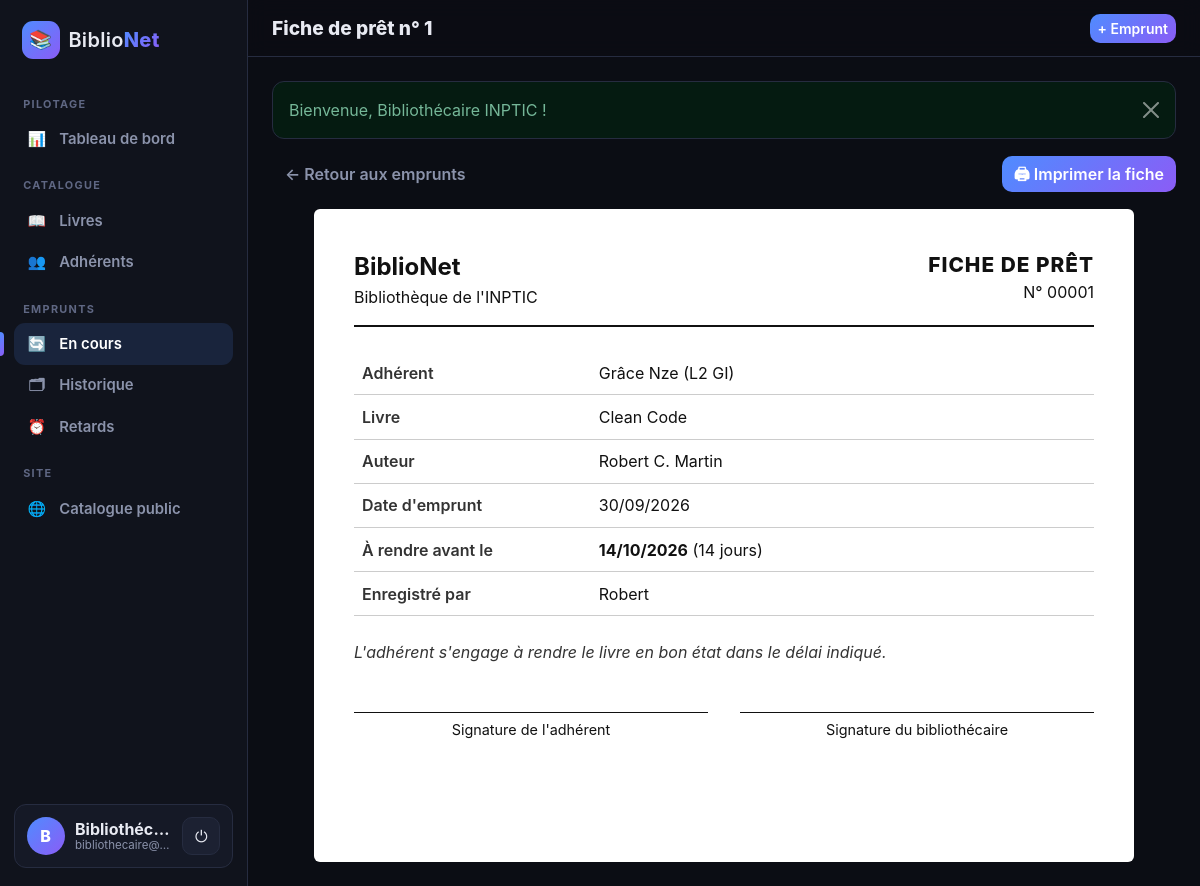
Page /emprunts/fiche/1 (signed in) on the committed database.
### tables this page shows
CREATE TABLE emprunts (
    id            INT UNSIGNED NOT NULL AUTO_INCREMENT,
    livre_id      INT UNSIGNED NOT NULL,
    adherent_id   INT UNSIGNED NOT NULL,
    date_emprunt  DATE NOT NULL,
    date_retour   DATE NULL DEFAULT NULL,
    user_id         INT UNSIGNED NULL DEFAULT NULL,
    retour_user_id  INT UNSIGNED NULL DEFAULT NULL,
    PRIMARY KEY (id),
    KEY idx_emprunts_retour (date_retour),
    CONSTRAINT fk_emprunts_livre    FOREIGN KEY (livre_id)    REFERENCES livres (id),
    CONSTRAINT fk_emprunts_adherent FOREIGN KEY (adherent_id) REFERENCES adherents (id),
    CONSTRAINT fk_emprunts_user     FOREIGN KEY (user_id)        REFERENCES users (id) ON DELETE SET NULL,
    CONSTRAINT fk_emprunts_retour   FOREIGN KEY (retour_user_id) REFERENCES users (id) ON DELETE SET NULL
);

CREATE TABLE adherents (
    id         INT UNSIGNED NOT NULL AUTO_INCREMENT,
    nom        VARCHAR(80) NOT NULL,
    prenom     VARCHAR(80) NOT NULL,
    classe     VARCHAR(50) NOT NULL,
    telephone  VARCHAR(30) NULL,
    PRIMARY KEY (id)
);

CREATE TABLE livres (
    id              INT UNSIGNED NOT NULL AUTO_INCREMENT,
    titre           VARCHAR(255) NOT NULL,
    auteur          VARCHAR(150) NOT NULL,
    categorie       VARCHAR(100) NOT NULL,
    annee           SMALLINT UNSIGNED NOT NULL,
    nb_exemplaires  INT NOT NULL DEFAULT 1,
    PRIMARY KEY (id),
    KEY idx_livres_titre (titre),
    KEY idx_livres_auteur (auteur)
);

CREATE TABLE users (
    id        INT UNSIGNED NOT NULL AUTO_INCREMENT,
    nom       VARCHAR(100) NOT NULL,
    email     VARCHAR(150) NOT NULL,
    password  VARCHAR(255) NOT NULL,
    PRIMARY KEY (id),
    UNIQUE KEY uq_users_email (email)
);

### app/core/Controller.php (called while the page is built, shortened)
<?php
class Controller
{
    protected function render(string $view, array $data = []): void
    {
        extract($data, EXTR_SKIP);
        require APP_PATH . '/views/' . $view . '.php';
        require APP_PATH . '/views/layouts/main.php';
    }
}

### app/controllers/EmpruntController.php (called while the page is built, shortened)
<?php
class EmpruntController extends Controller
{
    public function fiche(string $id = ''): void
    {
        $emprunt = Emprunt::find((int) $id);
        $limite = (new DateTime($emprunt['date_emprunt']))->modify('+' . Emprunt::JOURS_MAX . ' days');
        $this->render('emprunts/fiche', [
            'title'   => 'Fiche de prêt n° ' . $emprunt['id'],
            'emprunt' => $emprunt,
            'limite'  => $limite,
        ]);
    }
}

### app/core/Router.php (called while the page is built, shortened)
<?php
class Router
{
    public function dispatch(): void
    {
        $segments = request_segments();
        $name   = strtolower($segments[0] ?? 'catalogue');
        $action = strtolower($segments[1] ?? 'index');
        $params = array_slice($segments, 2);
        $class = self::ROUTES[$name];
        $method = new ReflectionMethod($class, $action);
        $params = array_slice($params, 0, $method->getNumberOfParameters());
        $method->invokeArgs(new $class(), $params);
    }
}

### public/index.php (called while the page is built, shortened)
<?php
$config = require ROOT_PATH . '/config/config.php';
$production = $config['env'] === 'production';
spl_autoload_register(function (string $class): void {
    foreach (['core', 'controllers', 'models'] as $dir) {
        $file = APP_PATH . "/$dir/$class.php";
        if (is_file($file)) {
            return;
        }
    }
});
require APP_PATH . '/core/helpers.php';
try {
    (new Router())->dispatch();
} catch (Throwable $e) {
    error_log((string) $e);
    http_response_code(500);
    (new Controller())->renderMessage(
        'Erreur',
        'danger',
        $production ? 'Une erreur est survenue. Veuillez réessayer plus tard.' : $e->getMessage()
    );
}

### app/core/helpers.php (called while the page is built, shortened)
<?php
function e($value): string
{
    return htmlspecialchars((string) $value, ENT_QUOTES, 'UTF-8');
}
function base_path(): string
{
    return rtrim(str_replace('\\', '/', dirname($_SERVER['SCRIPT_NAME'])), '/');
}
function url(string $path = ''): string
{
    return base_path() . '/' . ltrim($path, '/');
}

### app/core/Database.php (called while the page is built)
<?php
class Database
{
    private static array $config = [];
    private static ?PDO $pdo = null;
    public static function configure(array $config): void
    {
        self::$config = $config;
    }
    public static function pdo(): PDO
    {
        if (self::$pdo === null) {
            $c = self::$config;
            $dsn = "mysql:host={$c['host']};dbname={$c['name']};charset=utf8mb4";
            self::$pdo = new PDO($dsn, $c['user'], $c['pass'], [
                PDO::ATTR_ERRMODE            => PDO::ERRMODE_EXCEPTION,
                PDO::ATTR_DEFAULT_FETCH_MODE => PDO::FETCH_ASSOC,
                PDO::ATTR_EMULATE_PREPARES   => false,
            ]);
        }
        return self::$pdo;
    }
    public static function query(string $sql, array $params = []): PDOStatement
    {
        $stmt = self::pdo()->prepare($sql);
        $stmt->execute($params);
        return $stmt;
    }
}

### app/models/Emprunt.php (called while the page is built, shortened)
<?php
class Emprunt
{
    public static function find(int $id): ?array
    {
        return Database::query(self::JOIN . ' WHERE e.id = ?', [$id])->fetch() ?: null;
    }
}

### app/views/emprunts/fiche.php (the view, shortened to what this page needs)
<div class="page-head no-print">
  <a class="btn btn-ghost" href="<?= e(url('emprunts')) ?>">← Retour aux emprunts</a>
  <button type="button" class="btn btn-accent" data-print>🖨 Imprimer la fiche</button>
</div>
<article class="sheet">
  <header class="sheet-head">
    <div>
      <strong class="sheet-brand">BiblioNet</strong>
      <div>Bibliothèque de l'INPTIC</div>
    </div>
    <div class="text-end">
      <div class="sheet-title">FICHE DE PRÊT</div>
      <div>N° <?= e(str_pad((string) $emprunt['id'], 5, '0', STR_PAD_LEFT)) ?></div>
    </div>
  </header>
  <table class="sheet-table">
    <tr><th>Adhérent</th><td><?= e($emprunt['prenom'] . ' ' . $emprunt['nom']) ?> (<?= e($emprunt['classe']) ?>)</td></tr>
    <tr><th>Livre</th><td><?= e($emprunt['titre']) ?></td></tr>
    <tr><th>Auteur</th><td><?= e($emprunt['auteur']) ?></td></tr>
    <tr><th>Date d'emprunt</th><td><?= e(date('d/m/Y', strtotime($emprunt['date_emprunt']))) ?></td></tr>
    <tr><th>À rendre avant le</th><td><strong><?= e($limite->format('d/m/Y')) ?></strong> (<?= e(Emprunt::JOURS_MAX) ?> jours)</td></tr>
    <tr><th>Enregistré par</th><td><?= e($emprunt['emprunte_par'] ?? '—') ?></td></tr>
  </table>
  <p class="sheet-note">L'adhérent s'engage à rendre le livre en bon état dans le délai indiqué.</p>
  <div class="sheet-sign">
    <div><span>Signature de l'adhérent</span></div>
    <div><span>Signature du bibliothécaire</span></div>
  </div>
</article>

### public/assets/css/style.css (style rules this page uses)
:root { --bg: #0b0d14; --bg-2: #10131c; --surface: #151926; --surface-2: #1c2132; --border: #262c40; --text: #e8eaf2; --muted: #8b93ab; --accent: #4f8cff; --accent-2: #8b5cf6; --accent-grad: linear-gradient(135deg, #4f8cff, #8b5cf6); --ok: #22c55e; --ko: #ef4444; --warn: #f59e0b; --sidebar-w: 248px; --radius: 14px; }
* { box-sizing: border-box; }
html { scroll-behavior: smooth; }
body { background: var(--bg); color: var(--text); font-family: 'Inter', system-ui, -apple-system, 'Segoe UI', Roboto, sans-serif; min-height: 100vh; }
a { color: var(--accent); text-decoration: none; }
.btn { border-radius: 10px; font-weight: 600; }
.btn-accent { background: var(--accent-grad); border: 0; color: #fff; }
.btn-ghost { background: transparent; color: var(--muted); border: 1px solid transparent; }
.page-head { display: flex; justify-content: space-between; align-items: center; gap: .75rem; flex-wrap: wrap; margin-bottom: 1rem; }
.sheet { max-width: 820px; margin: 0 auto; padding: 2.5rem; background: #fff; color: #111; border-radius: 6px; }
.sheet-head { display: flex; justify-content: space-between; align-items: flex-start; gap: 1rem; border-bottom: 2px solid #111; padding-bottom: 1rem; margin-bottom: 1.5rem; }
.sheet-brand { font-size: 1.5rem; }
.sheet-title { font-size: 1.3rem; font-weight: 800; letter-spacing: 1px; }
.sheet-table { width: 100%; border-collapse: collapse; }
.sheet-table th, .sheet-table td { padding: .6rem .5rem; border-bottom: 1px solid #ccc; text-align: left; vertical-align: top; }
.sheet-table th { width: 32%; font-weight: 600; color: #333; }
.sheet-note { margin: 1.5rem 0 3rem; font-style: italic; color: #333; }
.sheet-sign { display: flex; justify-content: space-between; gap: 2rem; }
.sheet-sign div { flex: 1; height: 110px; border-top: 1px solid #111; padding-top: .35rem; text-align: center; font-size: .9rem; }

### rows in the picture
emprunts: id "00001", adherent.nom "Grâce Nze", adherent.classe "L2 GI", livre.titre "Clean Code", livre.auteur "Robert C. Martin", date_emprunt "30/09/2026", user.nom "Robert"

### other values in the picture
initial($user['nom']) "B"
$user['nom'] "Bibliothéc…"
$user['email'] "bibliothecaire@…"
$title "Fiche de prêt n° 1"
$flash['message'] "Bienvenue, Bibliothécaire INPTIC !"
$limite->format('d/m/Y') "14/10/2026"
Emprunt::JOURS_MAX "14"
